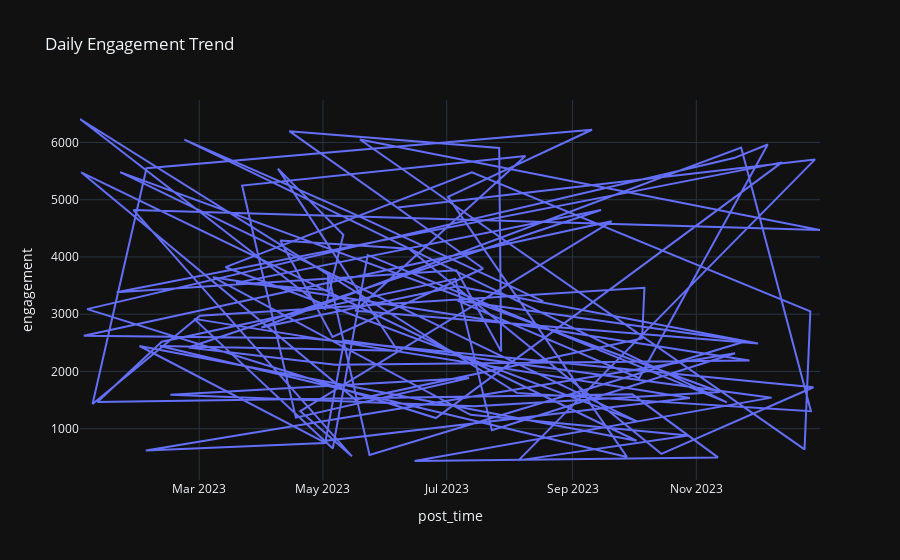

Notebook code for this chart:
### Code cell
#A brand wants to monitor daily engagement trends.
#Tasks:
# Load dataset
# Create px.line() for Engagement vs Date
# Add hover_data, title, template="plotly_dark"
# Interpret the trend

# Ensure post_time is datetime
df['post_time'] = pd.to_datetime(df['post_time'])

# Calculate engagement
df['engagement'] = df['likes'] + df['comments'] + df['shares']

# Create line plot
fig = px.line(df,x='post_time',y='engagement',hover_data=['post_type', 'platform'],title="Daily Engagement Trend",
    template="plotly_dark")

fig.show()
